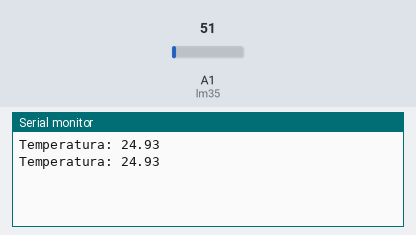
This sketch was run on a simulated Arduino Uno, built with avr-gcc and run on an emulated ATmega328P. On the bench: the last lines printed to the serial monitor. The inputs (shaded band) are chosen by the test bench; at power-on: A1 (lm35) = 51.

Above: at 1.8 s.
1.9 s: A1 (lm35) set to 61
At 2.8 s:
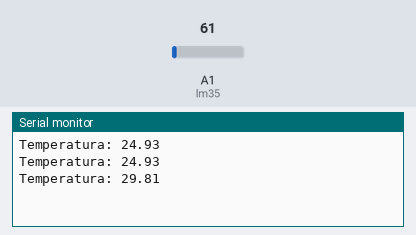
3.4 s: A1 (lm35) set to 71
At 4.8 s:
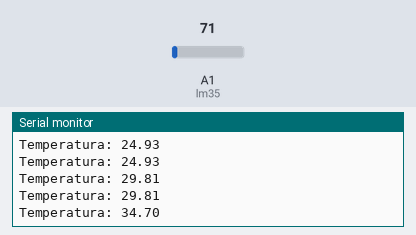
Timing chart, 0 to 6.4 s (numbered marks = the images above; inputs shaded):
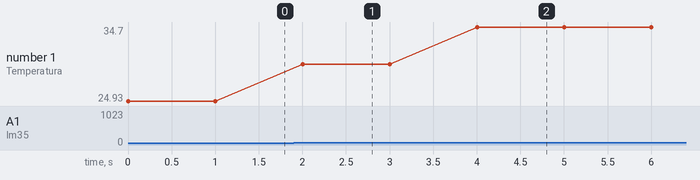

Measured:
- after the input at 1.9 s, the serial monitor: prints a new line after 0.10 s (image 1)
- after the input at 3.4 s, the serial monitor: prints a new line after 0.60 s (image 2)
- plotted number 1: 24.93 → 29.81 after the input at 1.9 s, 29.81 → 34.7 after the input at 3.4 s

The sketch:

Arduino.ino
```cpp
const int lm35 = A1;
float temperatura;

void setup() {
  Serial.begin(9600);
}

void loop() {
  int leitura = analogRead(lm35);
  temperatura = (5.0/1023) * leitura * 100;
  Serial.print("Temperatura: ");
  Serial.println(temperatura);
  delay (1000);
}
```
